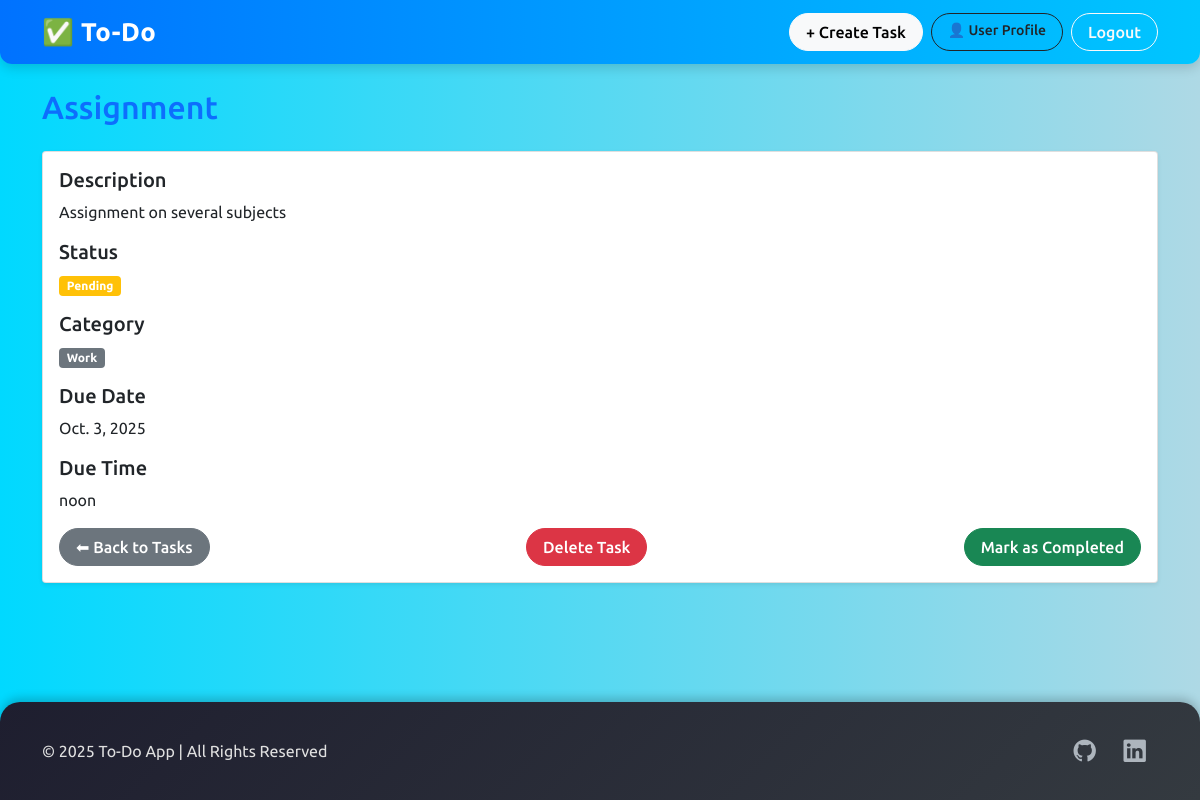
Page /task/9/ (signed in) on the committed database.
### task/models.py (models this page shows, shortened)
class Task(models.Model):
    STATUS = [
        ('pending','Pending'),
        ('completed','Completed'),
    ]
    CATEGORY = [
        ('work','Work'),
        ('personal','Personal'),
        ('other','Other'),
    ]
    title = models.CharField(max_length=100)
    description = models.TextField()
    due_date = models.DateField()
    due_time = models.TimeField()
    status = models.CharField(max_length=10, choices=STATUS,default='pending')
    category = models.CharField(max_length=10,choices=CATEGORY)
    is_completed = models.BooleanField(default=False)#task pending
    user = models.ForeignKey(User,on_delete=models.CASCADE)

### task/views.py (the view)
# urls.py: path('task/<int:task_id>/',views.task_detail,name='task_detail'),
@login_required
def task_detail(request, task_id):#edit and delete korar jonne
    task = get_object_or_404(Task,id = task_id,user = request.user )
    return render(request,'task_detail.html',{'task':task})

### task/templates/task_detail.html (shortened to what this page needs)
{% extends 'base.html' %}
{% block content %}
<h2 class="mb-4 text-primary">{{ task.title }}</h2>
<div class="card shadow-sm">
    <div class="card-body">
        <div class="mb-3">
            <h5>Description</h5>
            <p>{{ task.description }}</p>
        </div>
        <div class="mb-3">
            <h5>Status</h5>
            {% if task.is_completed %}
            <span class="badge bg-success">Completed</span>
            {% else %}
            <span class="badge bg-warning">Pending</span>
            {% endif %}
        </div>
        <div class="mb-3">
            <h5>Category</h5>
            <span class="badge bg-secondary">{{ task.get_category_display }}</span>
        </div>
        <div class="mb-3">
            <h5>Due Date</h5>
            <p>{{ task.due_date }}</p>
        </div>
        <div class="mb.3">
            <h5>Due Time</h5>
            <p>{{ task.due_time }}</p>
        </div>
        <div class="d-flex justify-content-between">
            <a href=" {% url 'task_list' %}" class="btn btn-secondary">⬅ Back to Tasks</a>
            <a href="{% url 'task_delete' task.id %}" class="btn btn-danger">Delete Task</a>
            {% if not task.is_completed %}
            <a href="{% url 'task_mark_completed' task.id %}" class="btn btn-success">Mark as Completed</a>
            {% endif %}
        </div>
    </div>
</div>
{% endblock %}

### templates/base.html (style rules this page uses)
body { font-family: 'Ubuntu', sans-serif; background: linear-gradient(90deg, #00d9ff, #aed9e5); min-height: 100vh; display: flex; flex-direction: column; }
.btn { border-radius: 25px; padding: 6px 16px; transition: 0.3s; font-weight: 500; }

### rows in the picture
Task: title "Assignment", description "Assignment on several subjects", category "Work", due_date "Oct. 3, 2025", due_time "noon"
